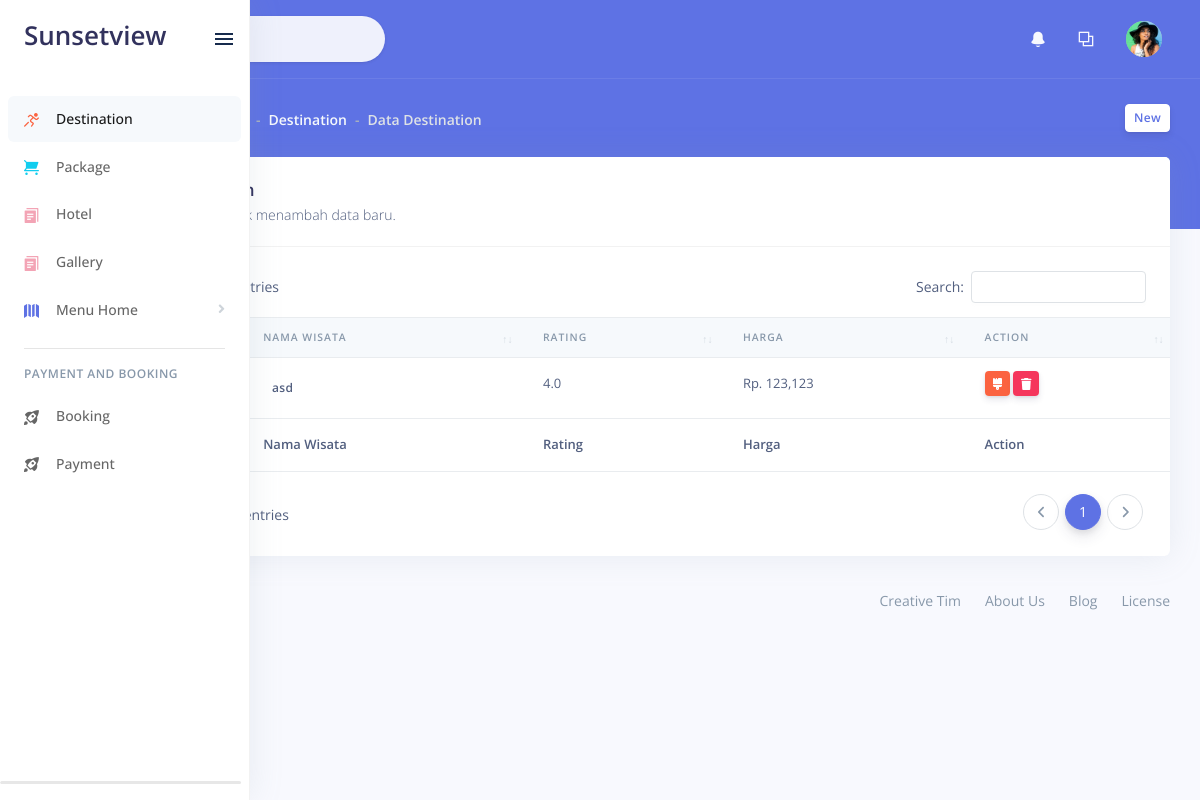
The app's page /admin/Destination with its own data.
### tables this page shows
CREATE TABLE `wisata` (
  `idwisata` int(11) NOT NULL,
  `nama_wisata` text,
  `rating` decimal(2,1) DEFAULT NULL,
  `deskripsi_w` text,
  `harga` int(11) DEFAULT NULL,
  `lokasi` text,
  `deskripsi_eng` text,
  `harga_2` int(11) DEFAULT NULL,
  `no_telp` varchar(12) NOT NULL
);

### application/controllers/admin/Destination.php (called while the page is built, shortened)
<?php
class Destination extends CI_Controller {
	function __construct()
	{
		$this->load->model('M_wisata');
		$this->load->library('upload');
	}
	public function index()
	{
		$data['wisata']=$this->M_wisata->pilihWisata()->result();
		$this->load->view('admin/v_wisata',$data);
	}
}

### index.php (called while the page is built, shortened)
<?php
require_once BASEPATH.'core/CodeIgniter.php';

### application/models/M_wisata.php (called while the page is built, shortened)
<?php
class M_wisata extends CI_Model {
public $tabel ="wisata";
	public function pilihWisata(){
		return $this->db->get($this->tabel);
	}
}

### application/views/admin/v_wisata.php (the view, shortened to what this page needs)
  <link rel="stylesheet" href="<?php echo base_url()?>master/assets/vendor/datatables.net-bs4/css/dataTables.bootstrap4.min.css">
  <link rel="stylesheet" href="<?php echo base_url()?>master/assets/vendor/datatables.net-buttons-bs4/css/buttons.bootstrap4.min.css">
  <link rel="stylesheet" href="<?php echo base_url()?>master/assets/vendor/datatables.net-select-bs4/css/select.bootstrap4.min.css">
<div class="header bg-primary pb-6">
      <div class="container-fluid">
        <div class="header-body">
          <div class="row align-items-center py-4">
            <div class="col-lg-6 col-7">
              <h6 class="h2 text-white d-inline-block mb-0">Destination</h6>
              <nav aria-label="breadcrumb" class="d-none d-md-inline-block ml-md-4">
                <ol class="breadcrumb breadcrumb-links breadcrumb-dark">
                  <li class="breadcrumb-item"><a href="#"><i class="fas fa-home"></i></a></li>
                  <li class="breadcrumb-item"><a href="#">Destination</a></li>
                  <li class="breadcrumb-item active" aria-current="page">Data Destination</li>
                </ol>
              </nav>
            </div>
            <div class="col-lg-6 col-5 text-right">
              <a href="<?php echo base_url('admin/Destination/tambahWisata') ?>" class="btn btn-sm btn-neutral">New</a>
            </div>
          </div>
        </div>
      </div>
    </div>
    <div class="container-fluid mt--6">
      <div class="row">
        <div class="col">
          <div class="card">
            <div class="card-header">
              <h3 class="mb-0">Data Destination</h3>
              <p class="text-sm mb-0">
                Klik <i>tombol new</i> untuk menambah data baru.
              </p>
            </div>
            <div class="table-responsive py-4">
              <table class="table table-flush" id="datatable-basic">
                <thead class="thead-light">
                  <tr>
                    <th>No</th>
                    <th>Nama Wisata</th>
                    <th>Rating</th>
                    <th>Harga</th>
                    <th>Action</th>
                  </tr>
                </thead>
                <tfoot>
                  <tr>
                    <th>No</th>
                    <th>Nama Wisata</th>
                    <th>Rating</th>
                    <th>Harga</th>
                    <th>Action</th>
                  </tr>
                </tfoot>
                <tbody>
                  <?php $no=1; foreach ($wisata as $barang): ?>
                  <tr>
                    <td><?php echo $no++ ?></td>
                    <td><a href="" class="btn-sm btn"><?php echo $barang->nama_wisata ?></a></td>
                    <td><?php echo $barang->rating ?></td>
                    <td>Rp. <?php echo number_format($barang->harga) ?></td>
                    <td>
                      <a href="<?php echo base_url('admin/Destination/ubahWisata/'.$barang->idwisata) ?>" class="btn-sm btn-warning" title="Edit"><i class="fa fa-brush"></i></a>
                      <a href="<?php echo base_url('admin/Destination/hapusDataWisata/'.$barang->idwisata) ?>" class="btn-sm btn-danger" title="Hapus" onclick="javascript: return confirm('Anda Yakin Akan ingin menghapus data ?')"><i class="fa fa-trash"></i></a>
                    </td>
                  </tr>
                  <?php endforeach ?>
                </tbody>
              </table>
            </div>
          </div>
        </div>
      </div>
</body>
</html>

### records on screen
wisata: nama_wisata "asd", rating "4.0", harga "123,123"
